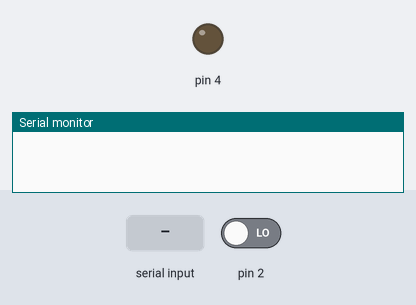
Recording of a sketch running on a simulated Arduino Uno, built with avr-gcc and run on an emulated ATmega328P. On the bench: output pins drawn as LEDs (lit = HIGH), the last lines printed to the serial monitor. The test bench sets the inputs (shaded band); at power-on: pin 2 LOW.

Above: at 1.2 s.
1.3 s: "1" received over Serial
At 2.1 s:
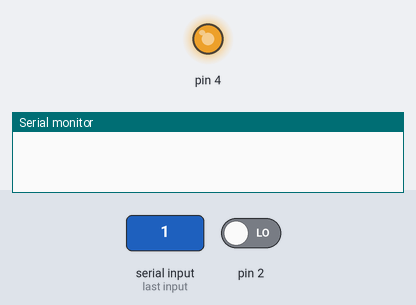
2.8 s: "0" received over Serial
At 4.0 s:
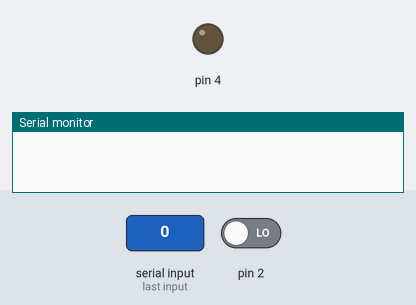
4.3 s: pin 2 driven HIGH
At 5.3 s:
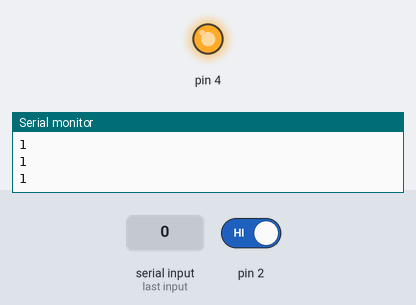
6.2 s: pin 2 driven LOW
At 6.7 s:
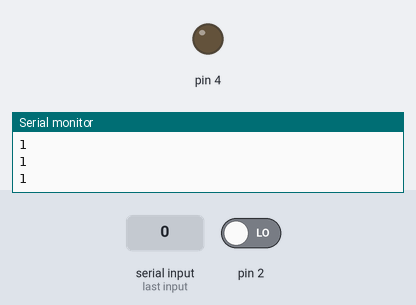
Timing chart, 0 to 8.7 s (numbered marks = the images above; inputs shaded):
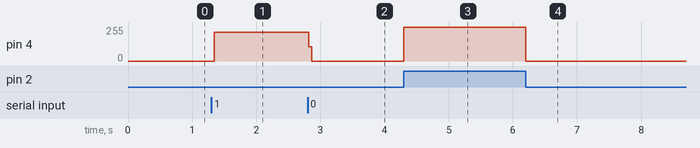

The sketch:

pizzaButton.ino
```cpp
int switchState = 0;
int incomingByte = 0;

void setup() {
  pinMode(2, INPUT);
  pinMode(4, OUTPUT);
  Serial.begin(9600);

}

void loop() {
  switchState = digitalRead(2);
  if (Serial.available()> 0)
  {
    incomingByte = Serial.read();
  }

  if(switchState == HIGH)
  {
    Serial.println("1\n");
    digitalWrite(4, HIGH);
  }
  else
  {
    digitalWrite(4, LOW);
  }

  if(incomingByte == '1')
  {
     digitalWrite(4, HIGH);
  }

}
```

Measured:
- after the input at 1.3 s, pin 4: 0/255 → 214/255 at once
- after the input at 2.8 s, pin 4: 214/255 → 0/255 at once
- after the input at 4.3 s, pin 4: 0/255 → 255/255 at once
- after the input at 6.2 s, pin 4: 255/255 → 0/255 at once
